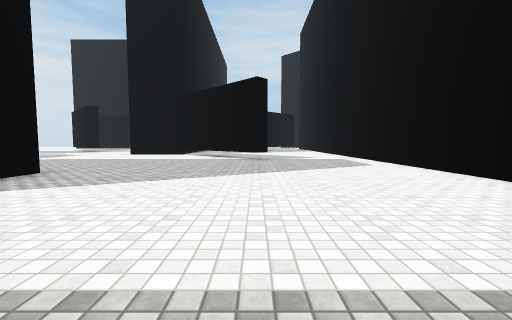
view 1 (above)

20 first-person views from a walk through a 3-D level made in the Unity game engine. The camera is 1.2 m above the floor, tilts 4° down and sees 90° across. The floor is counted in squares, 2 m on a side. Each view is taken from the middle of a square. On the plan, view 1 faces up. The plan holds only what a view shows up to about 9 squares ahead; the rest is blank. The place goes on beyond the plan. The player character is not drawn. Surface patterns are stand-ins for the level's own textures.

view 2
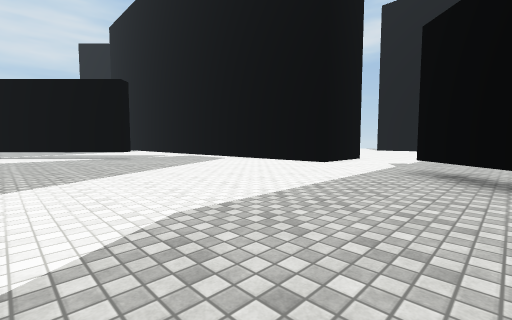

view 3
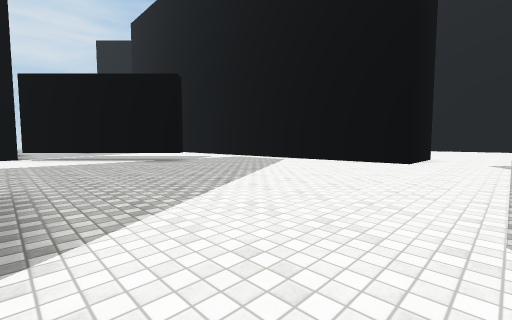

view 4
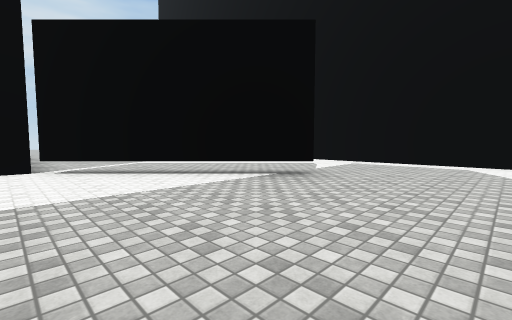

view 5
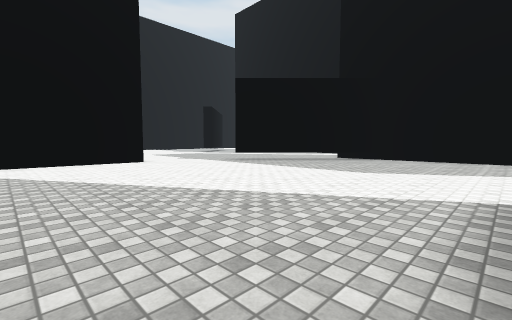

view 6
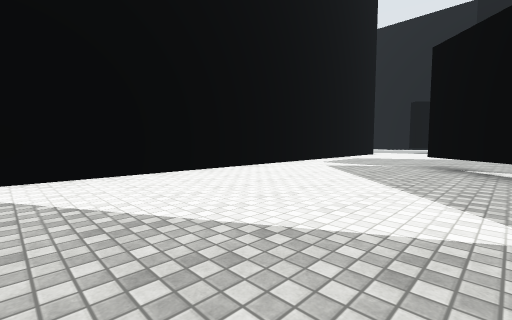

view 7
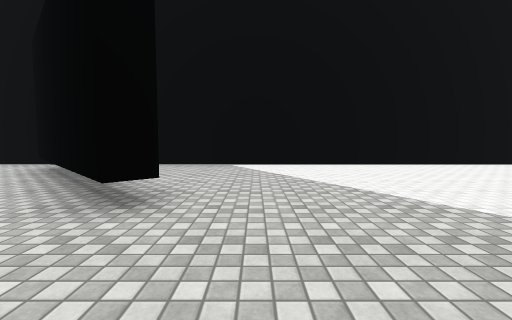

view 8
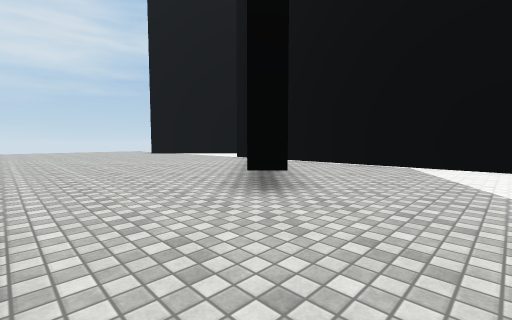

view 9
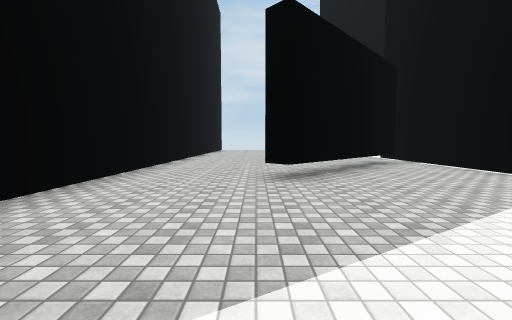

view 10
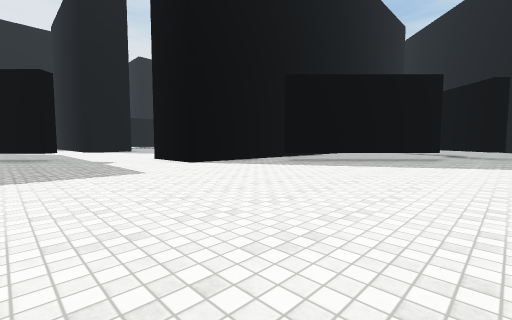

view 11
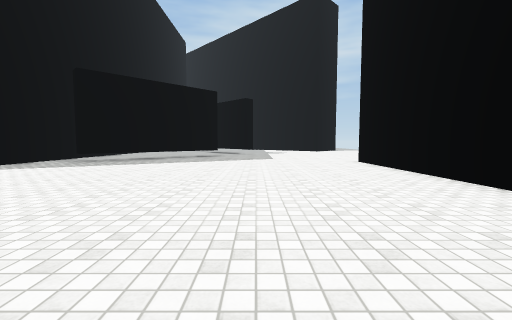

view 12
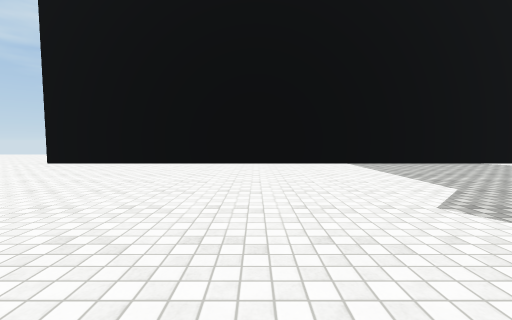

view 13
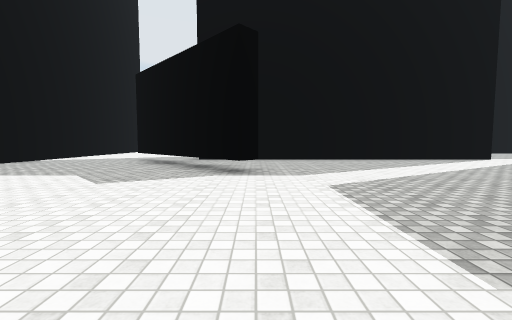

view 14
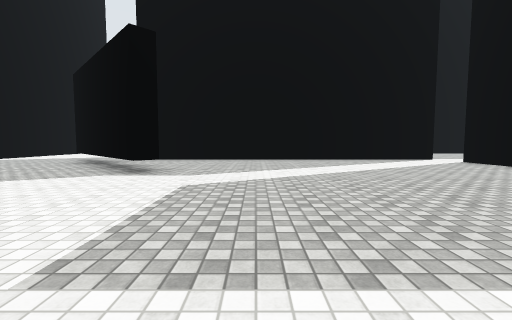

view 15
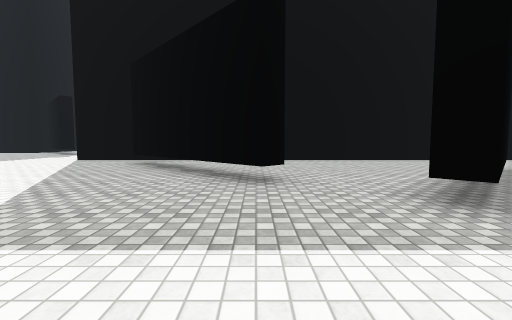

view 16
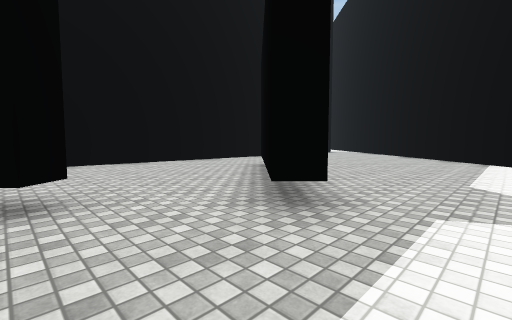

view 17
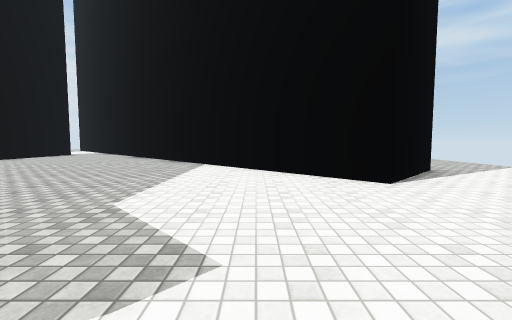

view 18
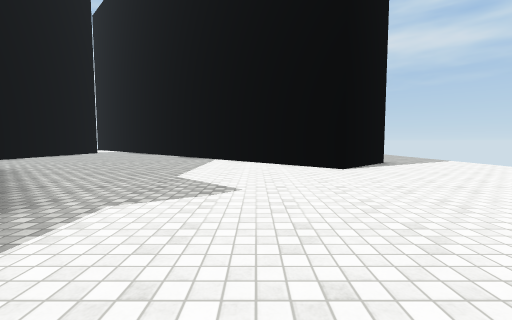

view 19
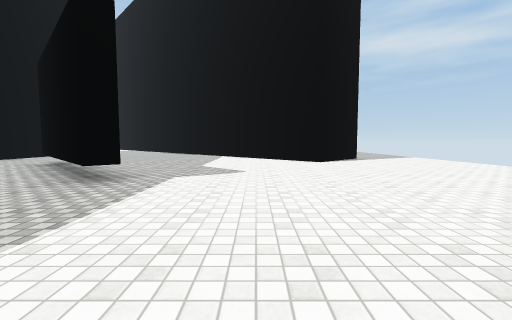

view 20
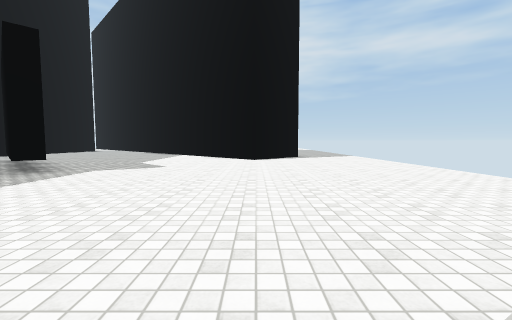

### Floor plan
Key: @ floor where view 1 was taken; # wall or solid block; . floor; T thing the floor can be seen under or through.
Columns run from 4 left of view 1 to 21 right of it. Each row starts with its distance up from view 1.
 25  ....
 24  .....
 23  ...... #
 22 #.......#
 21 #......##
 20 #.....#####.....##
 19 #....##.# #......##     ..
 18 #...##..###.......##    ..
 17  ...#...# #........##  ...
 16  .......###.........###...
 15  .......###..........#....
 14  .......###..##...........
 13 #.......###...##..........
 12 .T .....###....##.........
 11 ..T ....###.....#.........
 10 ...TT...###...............
  9 ....T...#   ...T.........
  8 ........#  ...TT........
  7 ........###..TT.........
  6 ........###.TT........
  5 ........###..........#
  4 ........###..........#
  3 ........###..........#
  2 .....................#
  1 .....................#
  0 ....@..#.............#
 -1 ......##.............#
 -2 .....##..............#
 -3 ....##.......##......#
 -4 #####.........##.....#
 -5     #..........##....#
 -6     ............#....#
 -7     .########## .....#

Where each view was taken, in squares from view 1:
view 1: 0 up, 0 right, facing up
view 2: 1 down, 3 left, facing up-right
view 3: 1 up, 4 left, facing up-right
view 4: 6 up, 4 left, facing up-right
view 5: 6 up, 4 left, facing down-right
view 6: 16 up, 1 left, facing down-right
view 7: 16 up, 3 left, facing right
view 8: 15 up, 3 left, facing up-right
view 9: 13 up, 1 left, facing up
view 10: 1 down, 13 right, facing up-left
view 11: 2 down, 13 right, facing up
view 12: 0 up, 9 right, facing right
view 13: 2 up, 9 right, facing down
view 14: 2 up, 7 right, facing down
view 15: 9 up, 15 right, facing left
view 16: 9 up, 14 right, facing up-left
view 17: 11 up, 15 right, facing up
view 18: 9 up, 15 right, facing up
view 19: 7 up, 15 right, facing up
view 20: 6 up, 17 right, facing up
